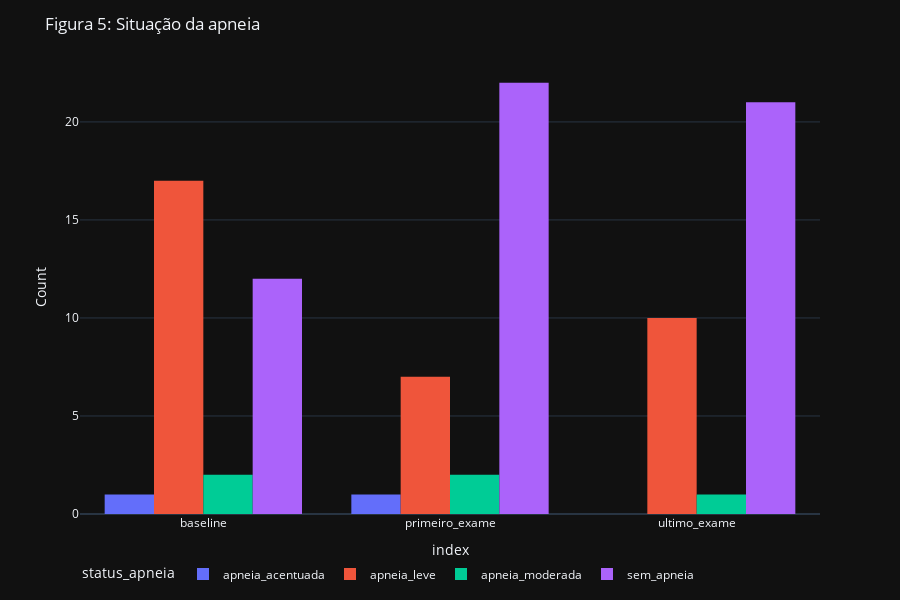

Notebook cell for this chart:
### Code cell
pd.options.plotting.backend = "plotly"
fg = pd.concat([df_baseline.groupby("status_apneia")[["status_apneia"]].count(),
                 df_primeiro_exame.groupby("status_apneia")[["status_apneia"]].count(),
                 df_ultimo_exame.groupby("status_apneia")[["status_apneia"]].count()],axis=1)

fg.columns = ["baseline","primeiro_exame","ultimo_exame"]
# print(fg)
fg = fg.T

fig = px.histogram(fg, x=fg.index, y=fg.columns, barmode='group',
             height=400)
# fig.add_scatter(x=fg.index, y=fg["apneia_acentuada"], name="apneia_acentuada",
#                 # height=400,
#                 yaxis="y2")
# fig.add_scatter(x=fg.index, y=fg["apneia_leve"], name="apneia_leve",
#                 # height=400,
#                 yaxis="y2")
# fig.add_scatter(x=fg.index, y=fg["apneia_moderada"], name="apneia_moderada",
#                 # height=400,
#                 yaxis="y2")
# fig.add_scatter(x=fg.index, y=fg["sem_apneia"], name="sem_apneia",
#                 # height=400,
#                 yaxis="y2")


fig.update_layout(
    title = "Figura 5: Situação da apneia",
    dragmode="zoom",
    hovermode="x",
    # legend = dict(traceorder="reversed"),
    template = "plotly_dark",
    legend=dict(orientation="h"),
    height=600,
    # yaxis=dict(
    #     title=dict(text="Total number of diners"),
    #     side="left",
    #     range=[0, 25],
    # ),
    
    # yaxis2=dict(
    #     title=dict(text="Total bill amount"),
    #     side="right",
    #     range=[0, 25],
    #     overlaying="y",
    #     tickmode="sync",
    # ),
)

# fig.update_xaxes(title = "grupo_idade")
fig.update_yaxes(title_text="Count")

fig.show()
fig.write_image("../reports/figures/status_apneia.png")

### Figure 1 — Plotly figure (JSON) as saved in the notebook; plotly's stock layout.template omitted (floating-point values rounded to 4 significant figures)
{"data": [{"alignmentgroup": "True", "bingroup": "x", "histfunc": "sum", "hovertemplate": "status_apneia=apneia_acentuada<br>index=%{x}<br>sum of value=%{y}<extra></extra>", "legendgroup": "apneia_acentuada", "marker": {"color": "#636efa", "pattern": {"shape": ""}}, "name": "apneia_acentuada", "offsetgroup": "apneia_acentuada", "orientation": "v", "showlegend": true, "type": "histogram", "x": ["baseline", "primeiro_exame", "ultimo_exame"], "xaxis": "x", "y": [1, 1, null], "yaxis": "y"}, {"alignmentgroup": "True", "bingroup": "x", "histfunc": "sum", "hovertemplate": "status_apneia=apneia_leve<br>index=%{x}<br>sum of value=%{y}<extra></extra>", "legendgroup": "apneia_leve", "marker": {"color": "#EF553B", "pattern": {"shape": ""}}, "name": "apneia_leve", "offsetgroup": "apneia_leve", "orientation": "v", "showlegend": true, "type": "histogram", "x": ["baseline", "primeiro_exame", "ultimo_exame"], "xaxis": "x", "y": [17, 7, 10], "yaxis": "y"}, {"alignmentgroup": "True", "bingroup": "x", "histfunc": "sum", "hovertemplate": "status_apneia=apneia_moderada<br>index=%{x}<br>sum of value=%{y}<extra></extra>", "legendgroup": "apneia_moderada", "marker": {"color": "#00cc96", "pattern": {"shape": ""}}, "name": "apneia_moderada", "offsetgroup": "apneia_moderada", "orientation": "v", "showlegend": true, "type": "histogram", "x": ["baseline", "primeiro_exame", "ultimo_exame"], "xaxis": "x", "y": [2, 2, 1], "yaxis": "y"}, {"alignmentgroup": "True", "bingroup": "x", "histfunc": "sum", "hovertemplate": "status_apneia=sem_apneia<br>index=%{x}<br>sum of value=%{y}<extra></extra>", "legendgroup": "sem_apneia", "marker": {"color": "#ab63fa", "pattern": {"shape": ""}}, "name": "sem_apneia", "offsetgroup": "sem_apneia", "orientation": "v", "showlegend": true, "type": "histogram", "x": ["baseline", "primeiro_exame", "ultimo_exame"], "xaxis": "x", "y": [12, 22, 21], "yaxis": "y"}], "layout": {"barmode": "group", "dragmode": "zoom", "height": 600, "hovermode": "x", "legend": {"orientation": "h", "title": {"text": "status_apneia"}, "tracegroupgap": 0}, "margin": {"t": 60}, "title": {"text": "Figura 5: Situação da apneia"}, "xaxis": {"anchor": "y", "domain": [0, 1], "title": {"text": "index"}}, "yaxis": {"anchor": "x", "domain": [0, 1], "title": {"text": "Count"}}}}
